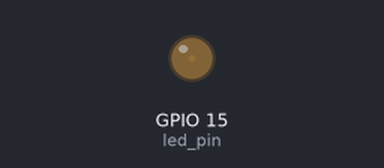
The sketch below on a simulated ESP32. On the bench: output pins drawn as LEDs (lit = HIGH).

Above: at 0.05 s.
At 2.15 s:
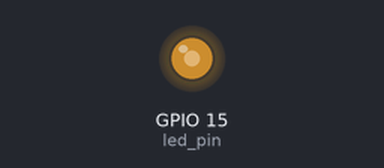
At 3.45 s:
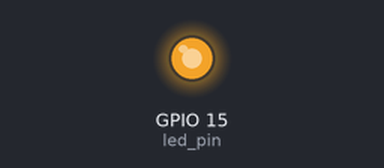
At 6.9 s:
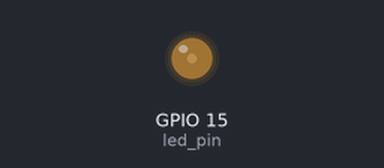
Timing chart, 0 to 10.0 s (numbered marks = the images above):
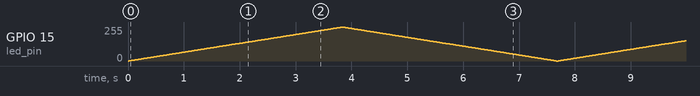

The sketch:

esp32_PWM.ino
```cpp
#define led_pin 15

#define freq 5000
#define channel 0
#define resolution 8
void setup() {
  // put your setup code here, to run once:
  ledcSetup(channel,freq,resolution);
  ledcAttachPin(led_pin, channel);

}

void loop() {
  // put your main code here, to run repeatedly:
  for(int dutyC=0;dutyC<=255;dutyC++){
    ledcWrite(channel,dutyC);
    delay(15);
    }

   for(int dutyC=255;dutyC>=0;dutyC--){
    ledcWrite(channel,dutyC);
    delay(15);
    }

}
```
